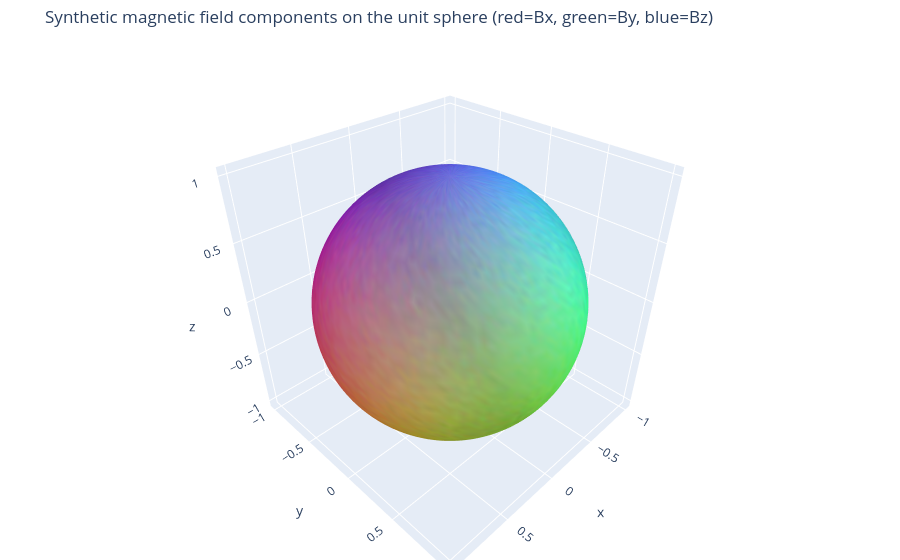

Here is the notebook cell this chart was saved with:
### Code cell
# Continuous field visualization on the sphere. RGB channels are Bx, By, Bz.
n_lat, n_lon = 72, 144
lat = np.linspace(-0.5 * math.pi, 0.5 * math.pi, n_lat)
lon = np.linspace(-math.pi, math.pi, n_lon, endpoint=False)
lat_grid, lon_grid = np.meshgrid(lat, lon, indexing="ij")
x_s = np.cos(lat_grid) * np.cos(lon_grid)
y_s = np.cos(lat_grid) * np.sin(lon_grid)
z_s = np.sin(lat_grid)
sphere_pts = np.stack([x_s, y_s, z_s], axis=-1).reshape(-1, 3)

faces_i, faces_j, faces_k = [], [], []
for a in range(n_lat - 1):
    for b in range(n_lon):
        p00 = a * n_lon + b
        p01 = a * n_lon + (b + 1) % n_lon
        p10 = (a + 1) * n_lon + b
        p11 = (a + 1) * n_lon + (b + 1) % n_lon
        faces_i.extend([p00, p01])
        faces_j.extend([p10, p10])
        faces_k.extend([p01, p11])

with torch.no_grad():
    field = B(torch.as_tensor(sphere_pts, device=DEVICE, dtype=DTYPE)).cpu().numpy()

lo = np.quantile(field, 0.02, axis=0)
hi = np.quantile(field, 0.98, axis=0)
field_rgb = np.clip((field - lo) / (hi - lo + 1e-12), 0.0, 1.0)
basis = np.array([[255, 0, 0], [0, 255, 0], [0, 0, 255]], dtype=float)
rgb = np.clip(field_rgb @ basis, 0, 255).astype(int)
vertexcolor = [f"rgb({r},{g},{b})" for r, g, b in rgb]

fig = go.Figure(
    data=[
        go.Mesh3d(
            x=sphere_pts[:, 0],
            y=sphere_pts[:, 1],
            z=sphere_pts[:, 2],
            i=faces_i,
            j=faces_j,
            k=faces_k,
            vertexcolor=vertexcolor,
            flatshading=False,
            lighting=dict(ambient=0.72, diffuse=0.35, specular=0.08),
            name="B component mixture",
            showscale=False,
        )
    ]
)
fig.update_layout(
    title="Synthetic magnetic field components on the unit sphere (red=Bx, green=By, blue=Bz)",
    scene=dict(aspectmode="data"),
    margin=dict(l=0, r=0, t=45, b=0),
)
fig.show()

### Figure 1 — Plotly figure (JSON) as saved in the notebook; plotly's stock layout.template omitted (floating-point values rounded to 4 significant figures; data arrays with more than 128 entries replaced by an {"elided": "..."} marker saying what was removed)
{"data": [{"flatshading": false, "i": {"elided": "20448 int values"}, "j": {"elided": "20448 int values"}, "k": {"elided": "20448 int values"}, "lighting": {"ambient": 0.72, "diffuse": 0.35, "specular": 0.08}, "name": "B component mixture", "showscale": false, "type": "mesh3d", "vertexcolor": {"elided": "10368 str values"}, "x": {"elided": "10368 float values"}, "y": {"elided": "10368 float values"}, "z": {"elided": "10368 float values"}}], "layout": {"margin": {"b": 0, "l": 0, "r": 0, "t": 45}, "scene": {"aspectmode": "data"}, "title": {"text": "Synthetic magnetic field components on the unit sphere (red=Bx, green=By, blue=Bz)"}}}
